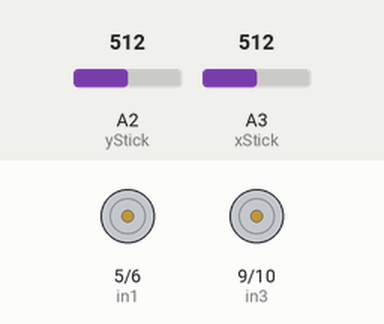
A sketch run on a simulated Arduino Uno, built with avr-gcc and run on an emulated ATmega328P. Shown: motor-driver pin pairs drawn as motors (green arrow = first pin HIGH = forward, orange = second pin HIGH = backward, longer = more drive, scaled by the enable pin). Inputs (shaded band) come from the test bench; at power-on: A2 (yStick) = 512, A3 (xStick) = 512.

Above: at 1.2 s.
1.3 s: A2 (yStick) set to 610
At 2.2 s:
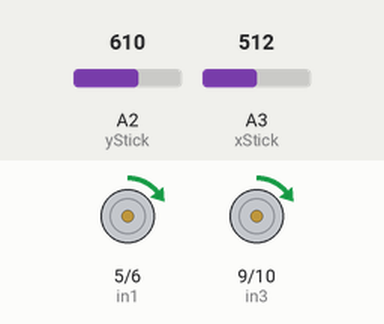
2.8 s: A3 (xStick) set to 610
At 3.4 s:
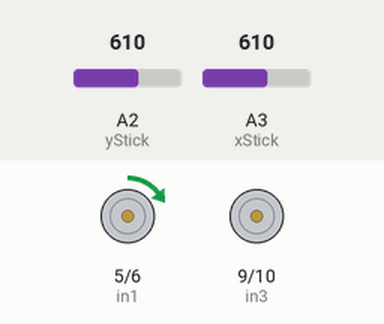
4.3 s: A2 (yStick) set to 408
At 5.5 s:
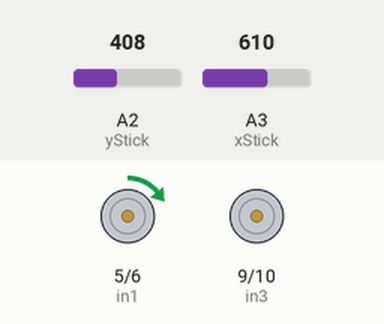
5.8 s: A2 (yStick) set to 399
At 6.8 s:
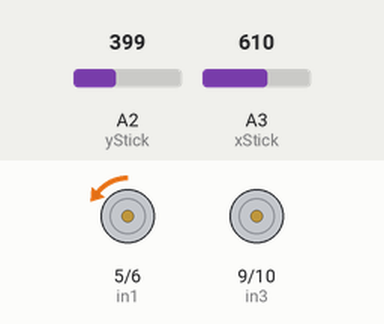
7.3 s: A3 (xStick) set to 590
At 8.0 s:
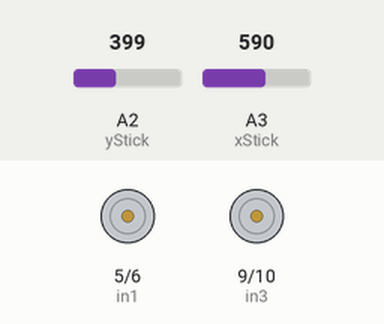
8.8 s: A3 (xStick) set to 413
10.3 s: A3 (xStick) set to 389
At 11.5 s:
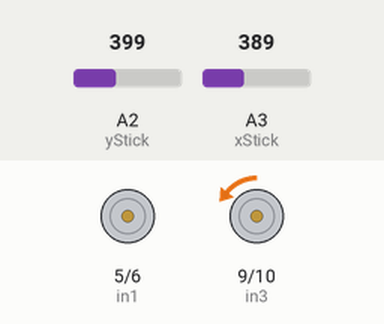
Timing chart, 0 to 12.8 s (numbered marks = the images above; inputs shaded):
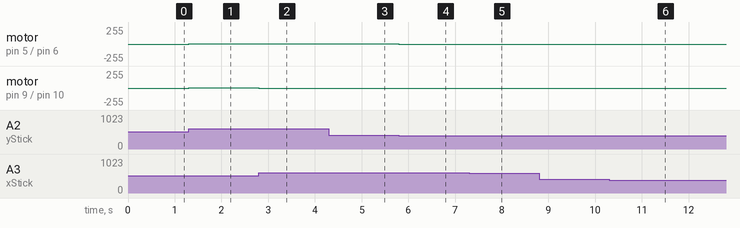

Measured:
- after the input at 1.3 s, motor on pin 5 (in1) / pin 6 (in2), motor on pin 9 (in3) / pin 10 (in4): stopped → forward 2/255 at once
- after the input at 2.8 s, motor on pin 5 (in1) / pin 6 (in2): forward 2/255 → forward 4/255 at once; motor on pin 9 (in3) / pin 10 (in4): forward 2/255 → stopped at once
- after the input at 4.3 s, motor on pin 5 (in1) / pin 6 (in2): forward 4/255 → forward 2/255 at once
- after the input at 5.8 s, motor on pin 5 (in1) / pin 6 (in2): forward 2/255 → backward 2/255 at once
- after the input at 7.3 s, motor on pin 5 (in1) / pin 6 (in2): backward 2/255 → stopped at once
- after the input at 8.8 s, every drawn part: stays the same
- after the input at 10.3 s, motor on pin 9 (in3) / pin 10 (in4): stopped → backward 2/255 at once

The sketch:

Code_04_Group2_Task1V3.ino
```cpp
// Motor Pins Established
int enA = 3;
int in1 = 5;
int in2 = 6;
int enB = 11;
int in3 = 9;
int in4 = 10;

//Motor Speed Values established
int lMotorSpeed = 0;
int rMotorSpeed = 0;

// Joystick Input
int yStick = A2;
int xStick = A3;

//Middle of the axis of the joystick is established
int yPos = 512;
int xPos = 512;

void setup(){

  // Set all the motor control pins to outputs
  pinMode(enA, OUTPUT);
  pinMode(enB, OUTPUT);
  pinMode(in1, OUTPUT);
  pinMode(in2, OUTPUT);
  pinMode(in3, OUTPUT);
  pinMode(in4, OUTPUT);

  // Left motor disabled and direction forward
  digitalWrite(enA, LOW);
  digitalWrite(in1, HIGH);
  digitalWrite(in2, LOW);

  // Right motor disabled and direction forward
  digitalWrite(enB, LOW);
  digitalWrite(in3, HIGH);
  digitalWrite(in4, LOW);

}

void loop() {

  // Analog values read from joystick and saved as positions
  yPos = analogRead(yStick);
  xPos = analogRead(xStick);

//Right and Left Motors turned backward if the joystick is pushed in the negative y direction
  if (yPos < 400){
    digitalWrite(in1, LOW);
    digitalWrite(in2, HIGH);
    digitalWrite(in3, LOW);
    digitalWrite(in4, HIGH);
    //Determine Motor Speeds mapped by the proportional position of the joystick from center
    yPos = 400-yPos ;
    lMotorSpeed = map(yPos, 0, 400, 0, 100);
    rMotorSpeed = map(yPos, 0, 400, 0, 100);
  }

  //Right and Left Motors turned forward if the joystick is pushed in the negative y direction
  else if (yPos > 600)
  {
    digitalWrite(in1, HIGH);
    digitalWrite(in2, LOW);
    digitalWrite(in3, HIGH);
    digitalWrite(in4, LOW);
    //Determine Motor Speeds mapped by the proportional position of the joystick from center
    lMotorSpeed = map(yPos, 600, 1023, 0, 100);
    rMotorSpeed = map(yPos, 600, 1023, 0, 100);
  }

  //Turn off both motors if the joystick isn't moving past center
  else
  {
    lMotorSpeed = 0;
    rMotorSpeed = 0;
  }

//Right and Left Motors turned backward if the joystick is pushed in the negative y direction
  if (xPos < 400){
    //Determine Motor Speeds mapped by the proportional position of the joystick from center
    xPos = 400-xPos ;
    xPos = map(xPos, 0, 400, 0, 100);
    //Right motor increased by same amount right motor is decreased so car turns left
    lMotorSpeed = lMotorSpeed - xPos;
    rMotorSpeed = rMotorSpeed + xPos;
    // Limit speed of motors to 100
    if (lMotorSpeed < 0)lMotorSpeed = 0;
    if (rMotorSpeed > 100)rMotorSpeed = 100;
  }

  //Turns car right
  else if (xPos > 600)
  {
    //Determine Motor Speeds mapped by the proportional position of the joystick from center
    xPos = map(xPos, 600, 1023, 0, 100);
    //Left motor increased by same amount right motor is decreased so car turns right
    lMotorSpeed = lMotorSpeed + xPos;
    rMotorSpeed = rMotorSpeed - xPos;
    // Limit speed of motors to 100
    if (lMotorSpeed > 100)lMotorSpeed = 100;
    if (rMotorSpeed < 0)rMotorSpeed = 0;
  }

  //Write the speeds of the motors so car can move
  analogWrite(enA, lMotorSpeed);
  analogWrite(enB, rMotorSpeed);

}
```
